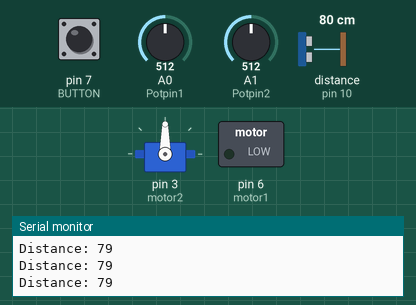
Recording of a sketch running on a simulated Arduino Uno, built with avr-gcc and run on an emulated ATmega328P. Shown: servo, switched loads named in the sketch (green lamp = pin HIGH), the last lines printed to the serial monitor. Wiring (inferred from the names in the program): ultrasonic range finder: trigger pin 9; echo pin 10. The test bench sets the inputs (shaded band); at power-on: pin 7 (BUTTON) LOW, distance to the obstacle (sensor on pin 10) 80 cm, A0 (Potpin1) = 512, A1 (Potpin2) = 512. The echo pulse lasts 58.3 µs per cm; pins used as bus, display or sensor lines are not drawn.

Above: at 1.2 s.
1.3 s: pin 7 (BUTTON) pulled HIGH for 1 s
At 3.5 s:
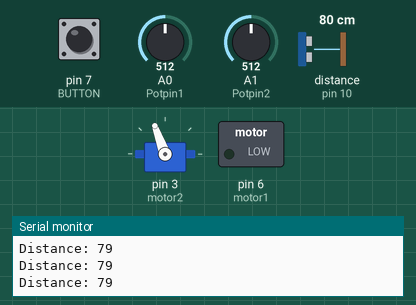
4.3 s: distance to the obstacle (sensor on pin 10) set to 2 cm
At 5.0 s:
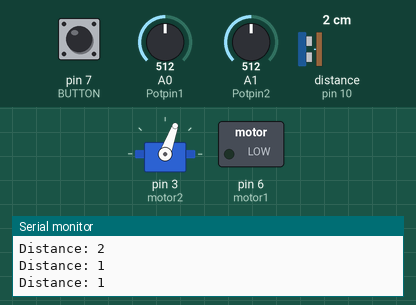
5.9 s: distance to the obstacle (sensor on pin 10) set to 18 cm
At 6.6 s:
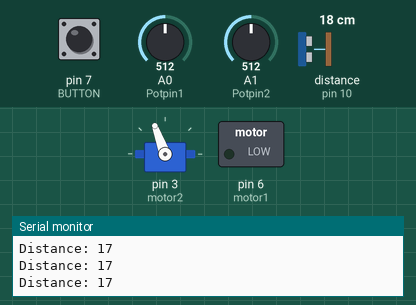
7.5 s: distance to the obstacle (sensor on pin 10) set to 4 cm
At 8.4 s:
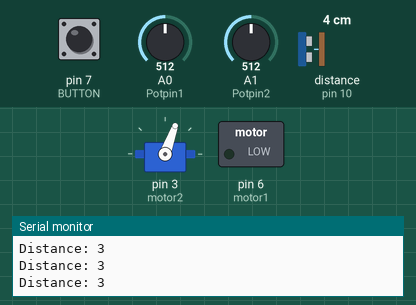
9.1 s: pin 7 (BUTTON) pulled HIGH for 1 s
Timing chart, 0 to 12.1 s (numbered marks = the images above; inputs shaded):
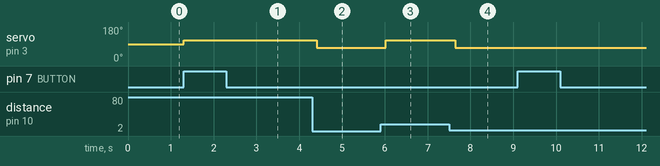

Measured:
- after the input at 1.3 s, servo on pin 3 (motor2): 90° → 110° at once
- after the input at 4.3 s, servo on pin 3 (motor2): 110° → 70° after 0.11 s
- after the input at 5.9 s, servo on pin 3 (motor2): 70° → 110° after 0.12 s
- after the input at 7.5 s, servo on pin 3 (motor2): 110° → 70° after 0.14 s

The sketch:

1st_Robot.ino
```cpp
#include <Servo.h>

Servo myservo;             // Declare servo variable.
int motor1 = 6;
int motor2 = 3;            // Configure DC motor

int motorval1 = 0;
int motorval2 = 0;

int motorspeed1 = 0;
int motorspeed2 = 0;

int MS1 = 0;
int MS2 = 0;
int x = 0;

const int trigPin = 9;     // Initialise Ultrasound Sensor
const int echoPin = 10;
long duration = 0;
int distance = 0;

const int BUTTON = 7;    // Initiate Push Button Control
int val = 0;
int state = 0;

int Potpin1 = 0;        // Initiate Potentiometers for Speed Control
int Potpin2 = 1;

void setup()
{
  myservo.attach(3);        // Attach Servo to PWM pin

  pinMode(trigPin, OUTPUT); // Sets the trigPin as an Output
  pinMode(echoPin, INPUT); // Sets the echoPin as an Input
  Serial.begin(9600); // Starts the serial communication

  pinMode(BUTTON, INPUT);  // Confirgure LED and PB control
  pinMode(motor1, OUTPUT);  // Configure DC motor pin
  pinMode(motor2, OUTPUT);
}

void loop()
{
  digitalWrite(trigPin, LOW);           // Configure Ultrasound Distance measurement.
  delayMicroseconds(2);
  digitalWrite(trigPin, HIGH);
  delayMicroseconds(10);
  digitalWrite(trigPin, LOW);

  duration = pulseIn(echoPin, HIGH);
  distance= duration*0.034/2;

  Serial.print("Distance: ");
  Serial.println(distance);

  val = digitalRead(BUTTON);
  myservo.write(90);

  motorval1 = analogRead(Potpin1);
  motorval2 = analogRead(Potpin2);

  motorspeed1 = map(motorval1, 0, 1023, 0, 255);
  motorspeed2 = map(motorval2, 0, 1023, 0, 255);

  if(val == HIGH)
     {
      state = 1-state;
     }

  if(state == 1)
     {
       if(distance<10)
         {
           myservo.write(70);
           delay(100);

           if((Potpin1 < 320 && Potpin1 > 270) && (Potpin2 < 320 && Potpin2 > 270))
             {
               x = abs(motorspeed1 - motorspeed2);

               if(motorspeed1<motorspeed2)
                 {
                   MS1 = motorspeed1 + x/2;
                   MS2 = motorspeed2 - x/2;                        // Balancing the analog values to give same speed to the motors.
                 }

               if(motorspeed1>motorspeed2)
                 {
                   MS1 = motorspeed1 - x/2;
                   MS2 = motorspeed2 + x/2;
                 }

               analogWrite(motor1, MS1);
               analogWrite(motor2, MS2);
             }
           delay(100);

         }

        if(distance>10)
         {
           myservo.write(110);
           delay(100);

           if((Potpin1 < 320 && Potpin1 > 270) && (Potpin2 < 320 && Potpin2 > 270))
             {
               x = abs(motorspeed1 - motorspeed2);

               if(motorspeed1<motorspeed2)
                 {
                   MS1 = motorspeed1 + x/2;
                   MS2 = motorspeed2 - x/2;                        // Balancing the analog values to give same speed to the motors.
                 }

               if(motorspeed1>motorspeed2)
                 {
                   MS1 = motorspeed1 - x/2;
                   MS2 = motorspeed2 + x/2;
                 }

               analogWrite(motor1, MS1);
               analogWrite(motor2, MS2);
             }
           delay(100);
         }

        if(distance == 10)
          {
             myservo.write(90);
             delay(100);
          }
      }

   if(state == 0)
     {
       myservo.write(90);

       analogWrite(motor1, 0);
       analogWrite(motor2, 0);
     }

}
```
